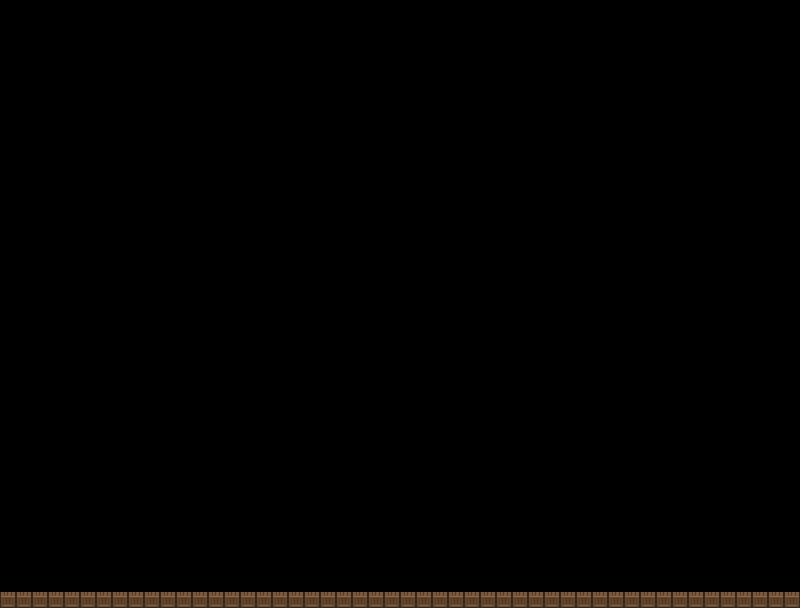

Rendered tile map (Tiled .tmx) drawn with the repository's tilesets; below, a short description and the map source with its tile grids summarised:
An orthogonal 50x38 tile map with 16x16 px tiles, 1 tile layer (map).

<map version="1.2" tiledversion="1.2.1" orientation="orthogonal" renderorder="left-up" width="50" height="38" tilewidth="16" tileheight="16" infinite="0" nextlayerid="2" nextobjectid="1">
 <tileset firstgid="1" name="t1" tilewidth="16" tileheight="16" tilecount="160" columns="16">
  <image source="../t1.png" width="256" height="160" />
  <tile id="0">
   <properties>
    <property name="collides" type="bool" value="false" />
   </properties>
  </tile>
  <tile id="1">
   <properties>
    <property name="collides" type="bool" value="false" />
   </properties>
  </tile>
  <tile id="2">
   <properties>
    <property name="collides" type="bool" value="false" />
   </properties>
  </tile>
  <tile id="3">
   <properties>
    <property name="collides" type="bool" value="false" />
   </properties>
  </tile>
  <tile id="4">
   <properties>
    <property name="collides" type="bool" value="false" />
   </properties>
  </tile>
  <tile id="5">
   <properties>
    <property name="collides" type="bool" value="false" />
   </properties>
  </tile>
  <tile id="6">
   <properties>
    <property name="collides" type="bool" value="false" />
   </properties>
  </tile>
  <tile id="7">
   <properties>
    <property name="collides" type="bool" value="true" />
   </properties>
  </tile>
  <tile id="8">
   <properties>
    <property name="collides" type="bool" value="true" />
   </properties>
  </tile>
  <tile id="9">
   <properties>
    <property name="collides" type="bool" value="false" />
   </properties>
  </tile>
  <tile id="10">
   <properties>
    <property name="collides" type="bool" value="false" />
   </properties>
  </tile>
  <tile id="11">
   <properties>
    <property name="collides" type="bool" value="false" />
   </properties>
  </tile>
  <tile id="12">
   <properties>
    <property name="collides" type="bool" value="false" />
   </properties>
  </tile>
  <tile id="13">
   <properties>
    <property name="collides" type="bool" value="false" />
   </properties>
  </tile>
  <tile id="14">
   <properties>
    <property name="collides" type="bool" value="false" />
   </properties>
  </tile>
  <tile id="15">
   <properties>
    <property name="collides" type="bool" value="false" />
   </properties>
  </tile>
  <tile id="16">
   <properties>
    <property name="collides" type="bool" value="false" />
   </properties>
  </tile>
  <tile id="17">
   <properties>
    <property name="collides" type="bool" value="false" />
   </properties>
  </tile>
  <tile id="18">
   <properties>
    <property name="collides" type="bool" value="false" />
   </properties>
  </tile>
  <tile id="19">
   <properties>
    <property name="collides" type="bool" value="false" />
   </properties>
  </tile>
  <tile id="20">
   <properties>
    <property name="collides" type="bool" value="false" />
   </properties>
  </tile>
  <tile id="21">
   <properties>
    <property name="collides" type="bool" value="false" />
   </properties>
  </tile>
  <tile id="22">
   <properties>
    <property name="collides" type="bool" value="false" />
   </properties>
  </tile>
  <tile id="23">
   <properties>
    <property name="collides" type="bool" value="true" />
   </properties>
  </tile>
  <tile id="24">
   <properties>
    <property name="collides" type="bool" value="true" />
   </properties>
  </tile>
  <tile id="25">
   <properties>
    <property name="collides" type="bool" value="false" />
   </properties>
  </tile>
  <tile id="26">
   <properties>
    <property name="collides" type="bool" value="false" />
   </properties>
  </tile>
  <tile id="27">
   <properties>
    <property name="collides" type="bool" value="false" />
   </properties>
  </tile>
  <tile id="28">
   <properties>
    <property name="collides" type="bool" value="false" />
   </properties>
  </tile>
  <tile id="29">
   <properties>
    <property name="collides" type="bool" value="false" />
   </properties>
  </tile>
  <tile id="30">
   <properties>
    <property name="collides" type="bool" value="false" />
   </properties>
  </tile>
  <tile id="31">
   <properties>
    <property name="collides" type="bool" value="false" />
   </properties>
  </tile>
  <tile id="32">
   <properties>
    <property name="collides" type="bool" value="false" />
   </properties>
  </tile>
  <tile id="33">
   <properties>
    <property name="collides" type="bool" value="false" />
   </properties>
  </tile>
  <tile id="34">
   <properties>
    <property name="collides" type="bool" value="false" />
   </properties>
  </tile>
  <tile id="35">
   <properties>
    <property name="collides" type="bool" value="false" />
   </properties>
  </tile>
  <tile id="36">
   <properties>
    <property name="collides" type="bool" value="false" />
   </properties>
  </tile>
  <tile id="37">
   <properties>
    <property name="collides" type="bool" value="false" />
   </properties>
  </tile>
  <tile id="38">
   <properties>
    <property name="collides" type="bool" value="false" />
   </properties>
  </tile>
  <tile id="39">
   <properties>
    <property name="collides" type="bool" value="false" />
   </properties>
  </tile>
  <tile id="40">
   <properties>
    <property name="collides" type="bool" value="false" />
   </properties>
  </tile>
  <tile id="41">
   <properties>
    <property name="collides" type="bool" value="false" />
   </properties>
  </tile>
  <tile id="42">
   <properties>
    <property name="collides" type="bool" value="false" />
   </properties>
  </tile>
  <tile id="43">
   <properties>
    <property name="collides" type="bool" value="false" />
   </properties>
  </tile>
  <tile id="44">
   <properties>
    <property name="collides" type="bool" value="false" />
   </properties>
  </tile>
  <tile id="45">
   <properties>
    <property name="collides" type="bool" value="false" />
   </properties>
  </tile>
  <tile id="46">
   <properties>
    <property name="collides" type="bool" value="false" />
   </properties>
  </tile>
  <tile id="47">
   <properties>
    <property name="collides" type="bool" value="false" />
   </properties>
  </tile>
  <tile id="48">
   <properties>
    <property name="collides" type="bool" value="false" />
   </properties>
  </tile>
  <tile id="49">
   <properties>
    <property name="collides" type="bool" value="false" />
   </properties>
  </tile>
  <tile id="50">
   <properties>
    <property name="collides" type="bool" value="false" />
   </properties>
  </tile>
  <tile id="51">
   <properties>
    <property name="collides" type="bool" value="false" />
   </properties>
  </tile>
  <tile id="52">
   <properties>
    <property name="collides" type="bool" value="false" />
   </properties>
  </tile>
  <tile id="53">
   <properties>
    <property name="collides" type="bool" value="false" />
   </properties>
  </tile>
  <tile id="54">
   <properties>
    <property name="collides" type="bool" value="false" />
   </properties>
  </tile>
  <tile id="55">
   <properties>
    <property name="collides" type="bool" value="false" />
   </properties>
  </tile>
  <tile id="56">
   <properties>
    <property name="collides" type="bool" value="false" />
   </properties>
  </tile>
  <tile id="57">
   <properties>
    <property name="collides" type="bool" value="false" />
   </properties>
  </tile>
  <tile id="58">
   <properties>
    <property name="collides" type="bool" value="false" />
   </properties>
  </tile>
  <tile id="59">
   <properties>
    <property name="collides" type="bool" value="false" />
   </properties>
  </tile>
  <tile id="60">
   <properties>
    <property name="collides" type="bool" value="false" />
   </properties>
  </tile>
  <tile id="61">
   <properties>
    <property name="collides" type="bool" value="false" />
   </properties>
  </tile>
  <tile id="62">
   <properties>
    <property name="collides" type="bool" value="false" />
   </properties>
  </tile>
  <tile id="63">
   <properties>
    <property name="collides" type="bool" value="false" />
   </properties>
  </tile>
  <tile id="64">
   <properties>
    <property name="collides" type="bool" value="false" />
   </properties>
  </tile>
  <tile id="65">
   <properties>
    <property name="collides" type="bool" value="false" />
   </properties>
  </tile>
  <tile id="66">
   <properties>
    <property name="collides" type="bool" value="false" />
   </properties>
  </tile>
  <tile id="67">
   <properties>
    <property name="collides" type="bool" value="false" />
   </properties>
  </tile>
  <tile id="68">
   <properties>
    <property name="collides" type="bool" value="false" />
   </properties>
  </tile>
  <tile id="69">
   <properties>
    <property name="collides" type="bool" value="false" />
   </properties>
  </tile>
  <tile id="70">
   <properties>
    <property name="collides" type="bool" value="false" />
   </properties>
  </tile>
  <tile id="71">
   <properties>
    <property name="collides" type="bool" value="false" />
   </properties>
  </tile>
  <tile id="72">
   <properties>
    <property name="collides" type="bool" value="false" />
   </properties>
  </tile>
  <tile id="73">
   <properties>
    <property name="collides" type="bool" value="false" />
   </properties>
  </tile>
  <tile id="74">
   <properties>
    <property name="collides" type="bool" value="false" />
   </properties>
  </tile>
  <tile id="75">
   <properties>
    <property name="collides" type="bool" value="false" />
   </properties>
  </tile>
  <tile id="76">
   <properties>
    <property name="collides" type="bool" value="false" />
   </properties>
  </tile>
  <tile id="77">
   <properties>
    <property name="collides" type="bool" value="false" />
   </properties>
  </tile>
  <tile id="78">
   <properties>
    <property name="collides" type="bool" value="false" />
   </properties>
  </tile>
  <tile id="79">
   <properties>
    <property name="collides" type="bool" value="false" />
   </properties>
  </tile>
  <tile id="80">
   <properties>
    <property name="collides" type="bool" value="false" />
   </properties>
  </tile>
  <tile id="81">
   <properties>
    <property name="collides" type="bool" value="false" />
   </properties>
  </tile>
  <tile id="82">
   <properties>
    <property name="collides" type="bool" value="false" />
   </properties>
  </tile>
  <tile id="83">
   <properties>
    <property name="collides" type="bool" value="false" />
   </properties>
  </tile>
  <tile id="84">
   <properties>
    <property name="collides" type="bool" value="false" />
   </properties>
  </tile>
  <tile id="85">
   <properties>
    <property name="collides" type="bool" value="false" />
   </properties>
  </tile>
  <tile id="86">
   <properties>
    <property name="collides" type="bool" value="false" />
   </properties>
  </tile>
  <tile id="87">
   <properties>
    <property name="collides" type="bool" value="false" />
   </properties>
  </tile>
  <tile id="88">
   <properties>
    <property name="collides" type="bool" value="false" />
   </properties>
  </tile>
  <tile id="89">
   <properties>
    <property name="collides" type="bool" value="false" />
   </properties>
  </tile>
  <tile id="90">
   <properties>
    <property name="collides" type="bool" value="false" />
   </properties>
  </tile>
  <tile id="91">
   <properties>
    <property name="collides" type="bool" value="false" />
   </properties>
  </tile>
  <tile id="92">
   <properties>
    <property name="collides" type="bool" value="false" />
   </properties>
  </tile>
  <tile id="93">
   <properties>
    <property name="collides" type="bool" value="false" />
   </properties>
  </tile>
  <tile id="94">
   <properties>
    <property name="collides" type="bool" value="false" />
   </properties>
  </tile>
  <tile id="95">
   <properties>
    <property name="collides" type="bool" value="false" />
   </properties>
  </tile>
  <tile id="96">
   <properties>
    <property name="collides" type="bool" value="false" />
   </properties>
  </tile>
  <tile id="97">
   <properties>
    <property name="collides" type="bool" value="false" />
   </properties>
  </tile>
  <tile id="98">
   <properties>
    <property name="collides" type="bool" value="false" />
   </properties>
  </tile>
  <tile id="99">
   <properties>
    <property name="collides" type="bool" value="false" />
   </properties>
  </tile>
  <tile id="100">
   <properties>
    <property name="collides" type="bool" value="false" />
   </properties>
  </tile>
  <tile id="101">
   <properties>
    <property name="collides" type="bool" value="false" />
   </properties>
  </tile>
  <tile id="102">
   <properties>
    <property name="collides" type="bool" value="false" />
   </properties>
  </tile>
  <tile id="103">
   <properties>
    <property name="collides" type="bool" value="false" />
   </properties>
  </tile>
  <tile id="104">
   <properties>
    <property name="collides" type="bool" value="false" />
   </properties>
  </tile>
  <tile id="105">
   <properties>
    <property name="collides" type="bool" value="false" />
   </properties>
  </tile>
  <tile id="106">
   <properties>
    <property name="collides" type="bool" value="false" />
   </properties>
  </tile>
  <tile id="107">
   <properties>
    <property name="collides" type="bool" value="false" />
   </properties>
  </tile>
  <tile id="108">
   <properties>
    <property name="collides" type="bool" value="false" />
   </properties>
  </tile>
  <tile id="109">
   <properties>
    <property name="collides" type="bool" value="false" />
   </properties>
  </tile>
  <tile id="110">
   <properties>
    <property name="collides" type="bool" value="false" />
   </properties>
  </tile>
  <tile id="111">
   <properties>
    <property name="collides" type="bool" value="false" />
   </properties>
  </tile>
  <tile id="112">
   <properties>
    <property name="collides" type="bool" value="false" />
   </properties>
  </tile>
  <tile id="113">
   <properties>
    <property name="collides" type="bool" value="false" />
   </properties>
  </tile>
  <tile id="114">
   <properties>
    <property name="collides" type="bool" value="false" />
   </properties>
  </tile>
  <tile id="115">
   <properties>
    <property name="collides" type="bool" value="false" />
   </properties>
  </tile>
  <tile id="116">
   <properties>
    <property name="collides" type="bool" value="false" />
   </properties>
  </tile>
  <tile id="117">
   <properties>
    <property name="collides" type="bool" value="false" />
   </properties>
  </tile>
  <tile id="118">
   <properties>
    <property name="collides" type="bool" value="false" />
   </properties>
  </tile>
  <tile id="119">
   <properties>
    <property name="collides" type="bool" value="false" />
   </properties>
  </tile>
  <tile id="120">
   <properties>
    <property name="collides" type="bool" value="false" />
   </properties>
  </tile>
  <tile id="121">
   <properties>
    <property name="collides" type="bool" value="false" />
   </properties>
  </tile>
  <tile id="122">
   <properties>
    <property name="collides" type="bool" value="false" />
   </properties>
  </tile>
  <tile id="123">
   <properties>
    <property name="collides" type="bool" value="false" />
   </properties>
  </tile>
  <tile id="124">
   <properties>
    <property name="collides" type="bool" value="false" />
   </properties>
  </tile>
  <tile id="125">
   <properties>
    <property name="collides" type="bool" value="false" />
   </properties>
  </tile>
  <tile id="126">
   <properties>
    <property name="collides" type="bool" value="false" />
   </properties>
  </tile>
  <tile id="127">
   <properties>
    <property name="collides" type="bool" value="false" />
   </properties>
  </tile>
  <tile id="128">
   <properties>
    <property name="collides" type="bool" value="false" />
   </properties>
  </tile>
  <tile id="129">
   <properties>
    <property name="collides" type="bool" value="false" />
   </properties>
  </tile>
  <tile id="130">
   <properties>
    <property name="collides" type="bool" value="false" />
   </properties>
  </tile>
  <tile id="131">
   <properties>
    <property name="collides" type="bool" value="false" />
   </properties>
  </tile>
  <tile id="132">
   <properties>
    <property name="collides" type="bool" value="false" />
   </properties>
  </tile>
  <tile id="133">
   <properties>
    <property name="collides" type="bool" value="false" />
   </properties>
  </tile>
  <tile id="134">
   <properties>
    <property name="collides" type="bool" value="false" />
   </properties>
  </tile>
  <tile id="135">
   <properties>
    <property name="collides" type="bool" value="false" />
   </properties>
  </tile>
  <tile id="136">
   <properties>
    <property name="collides" type="bool" value="false" />
   </properties>
  </tile>
  <tile id="137">
   <properties>
    <property name="collides" type="bool" value="false" />
   </properties>
  </tile>
  <tile id="138">
   <properties>
    <property name="collides" type="bool" value="false" />
   </properties>
  </tile>
  <tile id="139">
   <properties>
    <property name="collides" type="bool" value="false" />
   </properties>
  </tile>
  <tile id="140">
   <properties>
    <property name="collides" type="bool" value="false" />
   </properties>
  </tile>
  <tile id="141">
   <properties>
    <property name="collides" type="bool" value="false" />
   </properties>
  </tile>
  <tile id="142">
   <properties>
    <property name="collides" type="bool" value="false" />
   </properties>
  </tile>
  <tile id="143">
   <properties>
    <property name="collides" type="bool" value="false" />
   </properties>
  </tile>
  <tile id="144">
   <properties>
    <property name="collides" type="bool" value="false" />
   </properties>
  </tile>
  <tile id="145">
   <properties>
    <property name="collides" type="bool" value="false" />
   </properties>
  </tile>
  <tile id="146">
   <properties>
    <property name="collides" type="bool" value="false" />
   </properties>
  </tile>
  <tile id="147">
   <properties>
    <property name="collides" type="bool" value="false" />
   </properties>
  </tile>
  <tile id="148">
   <properties>
    <property name="collides" type="bool" value="false" />
   </properties>
  </tile>
  <tile id="149">
   <properties>
    <property name="collides" type="bool" value="false" />
   </properties>
  </tile>
  <tile id="150">
   <properties>
    <property name="collides" type="bool" value="false" />
   </properties>
  </tile>
  <tile id="151">
   <properties>
    <property name="collides" type="bool" value="false" />
   </properties>
  </tile>
  <tile id="152">
   <properties>
    <property name="collides" type="bool" value="false" />
   </properties>
  </tile>
  <tile id="153">
   <properties>
    <property name="collides" type="bool" value="false" />
   </properties>
  </tile>
  <tile id="154">
   <properties>
    <property name="collides" type="bool" value="false" />
   </properties>
  </tile>
  <tile id="155">
   <properties>
    <property name="collides" type="bool" value="false" />
   </properties>
  </tile>
  <tile id="156">
   <properties>
    <property name="collides" type="bool" value="false" />
   </properties>
  </tile>
  <tile id="157">
   <properties>
    <property name="collides" type="bool" value="false" />
   </properties>
  </tile>
  <tile id="158">
   <properties>
    <property name="collides" type="bool" value="false" />
   </properties>
  </tile>
  <tile id="159">
   <properties>
    <property name="collides" type="bool" value="false" />
   </properties>
  </tile>
 </tileset>
 <layer id="1" name="map" width="50" height="38">
  <data>[1900 cells, 72 non-empty, 2 distinct tile ids]</data>
 </layer>
</map>
